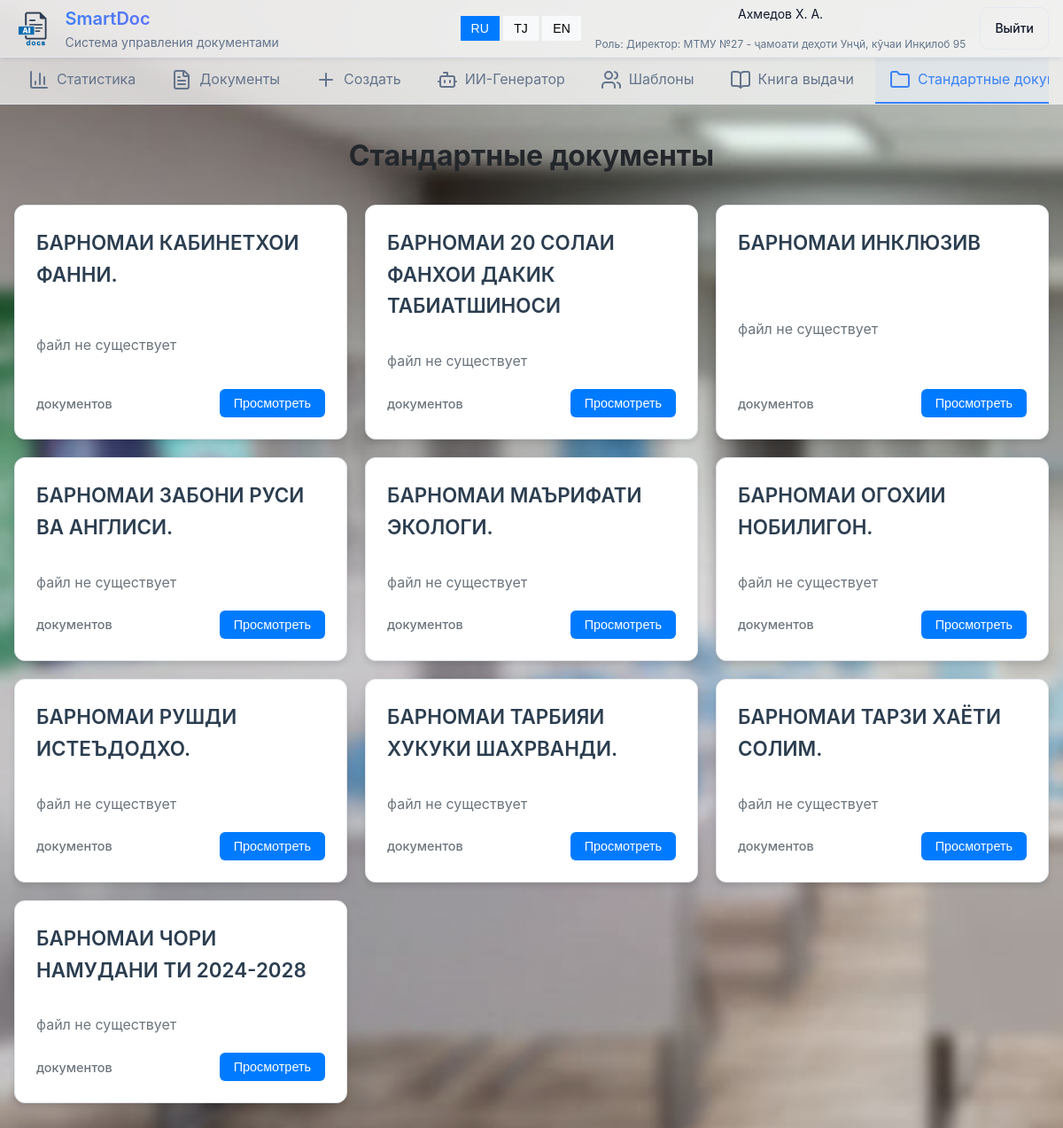
Page /standard_docs/ (signed in) on the committed database.
### main/models.py (models this page shows, shortened)
class User(AbstractUser):
    ROLE_CHOICES = (
        ('director', 'Директор'),
        ('secretary', 'Секретарь'),
        ('teacher', 'Учитель'),
    )
    avatar=models.ImageField(upload_to='avatars/' ,default='avatars/default.png')
    role = models.CharField(max_length=20, choices=ROLE_CHOICES)
    school = models.ForeignKey(School, on_delete=models.CASCADE, null=True, blank=True)

class School(models.Model):
    name = models.CharField(max_length=255)
    address = models.TextField(blank=True)
    email = models.EmailField(blank=True)
    tel=models.CharField(max_length=20, blank=True)
    headletter=models.FileField(upload_to='headletters/', null=True, blank=True)
    approved=models.BooleanField(default=False)
    created_at = models.DateTimeField(auto_now_add=True)
    def __str__(self):
        return f'{self.name} - {self.address}'

class Category(models.Model):
    name = models.CharField(max_length=255)
    description = models.TextField(null=True, blank=True)
    file=models.FileField(null=True,blank=True,upload_to="categories/")
    school = models.ForeignKey(School, on_delete=models.CASCADE)
    created_by = models.ForeignKey(User, on_delete=models.SET_NULL, null=True)
    created_at = models.DateTimeField(auto_now_add=True)

### main/views.py (the view)
# urls.py: path('standard_docs/', standard_docs, name='standard_docs'),
@login_required
def standard_docs(request):
    standard_docs = Category.objects.all()
    return render(request, 'main/standard_docs.html', {"standard_docs": standard_docs})

### main/templates/main/standard_docs.html (shortened to what this page needs)
{% extends 'main/base.html' %}
{% load static %}
{% block content %}
<div class="container">
    <h1>Стандартные документы</h1>
    <div class="categories">
        {% for category in standard_docs %}
        <div class="category-card">
            <h2>{{ category.name }}</h2>
            <p>{{ category.description }}</p>
            {% if category.file %}<p>{{category.file.name}}</p>
            {% else %} <p>файл не существует</p>
            {% endif %}
            <div class="card-footer">
                <span class="doc-count">{{ category.documents.count }} документов</span>
                <button class="view-btn">Просмотреть</button>
            </div>
        </div>
        {% empty %}
        <p data-i18n="no_categories">Нет доступных категорий.</p>
        {% endfor %}
    </div>
</div>
{% endblock %}

### main/templates/main/base.html (shortened to what this page needs)
<!DOCTYPE html>
{% load static %}
<html lang="ru">
<head>
    <link rel="stylesheet" href="{% static 'css/main.css' %}">
    <link rel="stylesheet" href="{% static 'css/style.css' %}">
</head>
<body>
    {% if user.is_authenticated %}
    <header class="header">
        <div class="header-container">
            <div class="header-left">
                <div class="logo">
                    <img src="{% static 'image/logo.png' %}" alt="Logo" class="logo-image" height="40px">
                    <div class="logo-text">
                        <h1 data-i18n="logo_title">SmartDoc</h1>
                        <p data-i18n="logo_subtitle">Система управления документами</p>
                    </div>
                </div>
            </div>
            <div class="header-right">
                <div class="language-switcher">
                    <button class="lang-btn" data-lang="ru" onclick="changeLanguage('ru')">RU</button>
                    <button class="lang-btn" data-lang="tj" onclick="changeLanguage('tj')">TJ</button>
                    <button class="lang-btn" data-lang="en" onclick="changeLanguage('en')">EN</button>
                </div>
                <div class="user-info">
                    <span>{{ user.first_name }} {{ user.last_name }}</span>
                    <span class="user-role"><span data-i18n="role">Роль</span>: {{ user.get_role_display }}: {{user.school}}</span>
                </div>
                <a href="{% url 'logout' %}" class="btn btn-outline" data-i18n="logout">Выйти</a>
            </div>
        </div>
    </header>
    <nav class="navigation">
        <div class="nav-container">
            <div class="nav-tabs">
                <a href="{% url 'index' %}" class="nav-tab {% if request.resolver_match.url_name == 'index' %}active{% endif %}">
                    <i data-lucide="bar-chart-3"></i>
                    <span data-i18n="statistics">Статистика</span>
                </a>
                <a href="{% url 'documents' %}" class="nav-tab {% if request.resolver_match.url_name == 'documents' %}active{% endif %}">
                    <i data-lucide="file-text"></i>
                    <span data-i18n="documents">Документы</span>
                </a>
                <a href="{% url 'document_create' %}" class="nav-tab {% if request.resolver_match.url_name == 'document_create' %}active{% endif %}">
                    <i data-lucide="plus"></i>
                    <span data-i18n="create">Создать</span>
                </a>
                <a href="{% url 'ai' %}" class="nav-tab {% if request.resolver_match.url_name == 'ai' %}active{% endif %}">
                    <i data-lucide="bot"></i>
                    <span data-i18n="ai_generator">ИИ-Генератор</span>
                </a>
                <a href="{% url 'templates' %}" class="nav-tab {% if request.resolver_match.url_name == 'templates' %}active{% endif %}">
                    <i data-lucide="users"></i>
                    <span data-i18n="head_templates">Шаблоны</span>
                </a>
                <a href="{% url 'export_book' %}" class="nav-tab {% if request.resolver_match.url_name == 'export_book' %}active{% endif %}">
                    <i data-lucide="book-open"></i>
                    <span data-i18n="head_export">Книга выдачи</span>
                </a>
                <a href="{% url 'standard_docs' %}" class="nav-tab {% if request.resolver_match.url_name == 'standard_docs' %}active{% endif %}">
                    <i data-lucide="folder"></i>
                    <span data-i18n="head_standard">Стандартные документы</span>
                </a>
            </div>
        </div>
    </nav>
    {% endif %}
    <main class="main-content">
        {% block content %}{% endblock %}
    </main>
</body>
</html>

### main/static/css/main.css (style rules this page uses)
* { margin: 0; padding: 0; box-sizing: border-box; }
:root { --primary: #2563eb; --primary-hover: #1d4ed8; --secondary: #64748b; --success: #10b981; --warning: #f59e0b; --error: #ef4444; --background: #f8fafc; --surface: #ffffff; --border: #e2e8f0; --text-primary: #0f172a; --text-secondary: #64748b; --text-muted: #94a3b8; --radius: 8px; --shadow: 0 1px 3px 0 rgb(0 0 0 / 0.1), 0 1px 2px -1px rgb(0 0 0 / 0.1); --shadow-lg: 0 10px 15px -3px rgb(0 0 0 / 0.1), 0 4px 6px -4px rgb(0 0 0 / 0.1); }
body { font-family: -apple-system, BlinkMacSystemFont, "Segoe UI", Roboto, sans-serif; color: var(--text-primary); line-height: 1.6; }
.header { background: var(--surface); border-bottom: 1px solid var(--border); box-shadow: var(--shadow); }
.header-container { max-width: 1200px; margin: 0 auto; padding: 0 1rem; display: flex; align-items: center; justify-content: space-between; height: 64px; }
.header-left { display: flex; align-items: center; }
.logo { display: flex; align-items: center; gap: 0.75rem; }
.logo-text h1 { font-size: 1.25rem; font-weight: 600; }
.logo-text p { font-size: 0.875rem; color: var(--text-secondary); }
.header-right { display: flex; align-items: center; gap: 1rem; }
.user-info { display: flex; flex-direction: column; align-items: flex-end; font-size: 0.875rem; }
.user-role { color: var(--text-secondary); font-size: 0.75rem; }
.navigation { background: var(--surface); border-bottom: 1px solid var(--border); }
.nav-container { max-width: 1200px; margin: 0 auto; padding: 0 1rem; }
.nav-tabs { display: flex; gap: 0.5rem; overflow-x: auto; }
.nav-tab { display: flex; align-items: center; gap: 0.5rem; padding: 0.75rem 1rem; text-decoration: none; color: var(--text-secondary); border-bottom: 2px solid transparent; transition: all 0.2s; white-space: nowrap; }
.nav-tab.active { color: var(--primary); border-bottom-color: var(--primary); }
.main-content { max-width: 1200px; margin: 0 auto; padding: 2rem 1rem; }
.btn { display: inline-flex; align-items: center; justify-content: center; gap: 0.5rem; padding: 0.75rem 1rem; border: none; border-radius: var(--radius); font-size: 0.875rem; font-weight: 500; text-decoration: none; cursor: pointer; transition: all 0.2s; }
.btn-outline { background: transparent; color: var(--text-primary); border: 1px solid var(--border); }

### main/templates/main/standard_docs.html (style rules this page uses)
.categories { display: grid; grid-template-columns: repeat(auto-fill, minmax(300px, 1fr)); gap: 20px; margin-top: 30px; }
.category-card { background: white; border-radius: 12px; padding: 24px; box-shadow: 0 4px 6px rgba(0, 0, 0, 0.1); border: 1px solid #e1e5e9; transition: all 0.3s ease; cursor: pointer; display: flex; flex-direction: column; height: 100%; }
.category-card h2 { color: #2c3e50; font-size: 1.4rem; margin-bottom: 12px; font-weight: 600; }
.category-card p { color: #6c757d; line-height: 1.5; margin-bottom: 20px; flex-grow: 1; }
.card-footer { display: flex; justify-content: space-between; align-items: center; margin-top: auto; }
.doc-count { color: #6c757d; font-size: 0.9rem; font-weight: 500; }
.view-btn { background: #007bff; color: white; border: none; padding: 8px 16px; border-radius: 6px; font-size: 0.9rem; font-weight: 500; cursor: pointer; transition: background-color 0.2s ease; }
.container h1 { color: #23272b; text-align: center; margin-bottom: 10px; font-weight: 700; }

### rows in the picture
User: first_name "Ахмедов", last_name "Х. А.", role "Директор", school "МТМУ №27 - ҷамоати деҳоти Унҷӣ, кӯчаи Инқилоб 95"
Category: name "БАРНОМАИ КАБИНЕТХОИ ФАННИ.", shows "файл не существует"
Category: name "БАРНОМАИ 20 СОЛАИ ФАНХОИ ДАКИК ТАБИАТШИНОСИ", shows "файл не существует"
Category: name "БАРНОМАИ ИНКЛЮЗИВ", shows "файл не существует"
Category: name "БАРНОМАИ ЗАБОНИ РУСИ ВА АНГЛИСИ.", shows "файл не существует"
Category: name "БАРНОМАИ МАЪРИФАТИ ЭКОЛОГИ.", shows "файл не существует"
Category: name "БАРНОМАИ ОГОХИИ НОБИЛИГОН.", shows "файл не существует"
Category: name "БАРНОМАИ РУШДИ ИСТЕЪДОДХО.", shows "файл не существует"
Category: name "БАРНОМАИ ТАРБИЯИ ХУКУКИ ШАХРВАНДИ.", shows "файл не существует"
Category: name "БАРНОМАИ ТАРЗИ ХАЁТИ СОЛИМ.", shows "файл не существует"
Category: name "БАРНОМАИ ЧОРИ НАМУДАНИ ТИ 2024-2028", shows "файл не существует"
